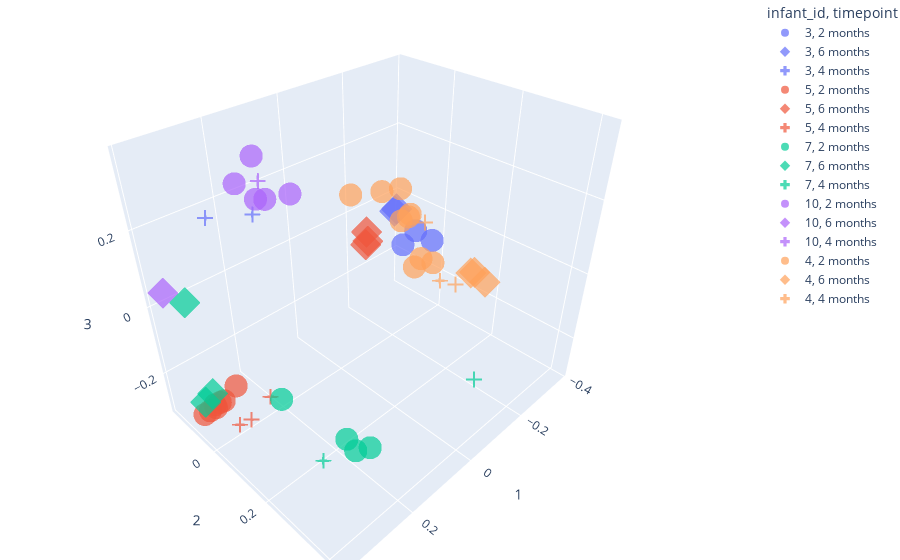

Notebook source saved alongside this figure:
### Markdown cell above
### Infant + timepoint clustering

### Code cell
fig = px.scatter_3d(pcoa_braycurtis_metadata_246_merged,
                    x=1,
                    y=2,
                    z=3,
                    color='infant_id',
                    symbol='timepoint',
                    symbol_map={
                    "2 months": "circle",
                    "4 months": "cross",
                    "6 months": "diamond"},
                    opacity=0.7)

fig.update_layout(margin=dict(l=0, r=0, b=0, t=0))
fig.show()

### Figure 1 — Plotly figure (JSON) as saved in the notebook; plotly's stock layout.template omitted (floating-point values rounded to 4 significant figures)
{"data": [{"hovertemplate": "infant_id=3<br>timepoint=2 months<br>1=%{x}<br>2=%{y}<br>3=%{z}<extra></extra>", "legendgroup": "3, 2 months", "marker": {"color": "#636efa", "opacity": 0.7, "symbol": "circle"}, "mode": "markers", "name": "3, 2 months", "scene": "scene", "showlegend": true, "type": "scatter3d", "x": [0.05686, 0.0979, 0.07062], "y": [0.3368, 0.3004, 0.3071], "z": [0.2516, 0.244, 0.2659]}, {"hovertemplate": "infant_id=3<br>timepoint=6 months<br>1=%{x}<br>2=%{y}<br>3=%{z}<extra></extra>", "legendgroup": "3, 6 months", "marker": {"color": "#636efa", "opacity": 0.7, "symbol": "diamond"}, "mode": "markers", "name": "3, 6 months", "scene": "scene", "showlegend": true, "type": "scatter3d", "x": [-0.2632, -0.3262], "y": [-0.05339, -0.1195], "z": [0.03761, -0.02044]}, {"hovertemplate": "infant_id=3<br>timepoint=4 months<br>1=%{x}<br>2=%{y}<br>3=%{z}<extra></extra>", "legendgroup": "3, 4 months", "marker": {"color": "#636efa", "opacity": 0.7, "symbol": "cross"}, "mode": "markers", "name": "3, 4 months", "scene": "scene", "showlegend": true, "type": "scatter3d", "x": [0.25, 0.2218], "y": [-0.1456, -0.003058], "z": [0.1818, 0.2365]}, {"hovertemplate": "infant_id=5<br>timepoint=2 months<br>1=%{x}<br>2=%{y}<br>3=%{z}<extra></extra>", "legendgroup": "5, 2 months", "marker": {"color": "#EF553B", "opacity": 0.7, "symbol": "circle"}, "mode": "markers", "name": "5, 2 months", "scene": "scene", "showlegend": true, "type": "scatter3d", "x": [0.3391, 0.3773, 0.3569, 0.3159, 0.3382, 0.2789, 0.3258], "y": [-0.08845, -0.07303, -0.08309, -0.0829, -0.08612, -0.07948, -0.08552], "z": [-0.2862, -0.2804, -0.2901, -0.2849, -0.2951, -0.2575, -0.2854]}, {"hovertemplate": "infant_id=5<br>timepoint=6 months<br>1=%{x}<br>2=%{y}<br>3=%{z}<extra></extra>", "legendgroup": "5, 6 months", "marker": {"color": "#EF553B", "opacity": 0.7, "symbol": "diamond"}, "mode": "markers", "name": "5, 6 months", "scene": "scene", "showlegend": true, "type": "scatter3d", "x": [-0.2592, -0.2582, -0.2486], "y": [-0.1645, -0.1588, -0.1574], "z": [-0.07951, -0.1074, -0.1144]}, {"hovertemplate": "infant_id=5<br>timepoint=4 months<br>1=%{x}<br>2=%{y}<br>3=%{z}<extra></extra>", "legendgroup": "5, 4 months", "marker": {"color": "#EF553B", "opacity": 0.7, "symbol": "cross"}, "mode": "markers", "name": "5, 4 months", "scene": "scene", "showlegend": true, "type": "scatter3d", "x": [0.2257, 0.2942, 0.3264], "y": [-0.01355, -0.003893, -0.005877], "z": [-0.2861, -0.3085, -0.3034]}, {"hovertemplate": "infant_id=7<br>timepoint=2 months<br>1=%{x}<br>2=%{y}<br>3=%{z}<extra></extra>", "legendgroup": "7, 2 months", "marker": {"color": "#00cc96", "opacity": 0.7, "symbol": "circle"}, "mode": "markers", "name": "7, 2 months", "scene": "scene", "showlegend": true, "type": "scatter3d", "x": [0.2471, 0.2383, 0.2798, 0.2402], "y": [0.3178, 0.3526, 0.1132, 0.2829], "z": [-0.1953, -0.1642, -0.1658, -0.1929]}, {"hovertemplate": "infant_id=7<br>timepoint=6 months<br>1=%{x}<br>2=%{y}<br>3=%{z}<extra></extra>", "legendgroup": "7, 6 months", "marker": {"color": "#00cc96", "opacity": 0.7, "symbol": "diamond"}, "mode": "markers", "name": "7, 6 months", "scene": "scene", "showlegend": true, "type": "scatter3d", "x": [0.3333, 0.3723, 0.3548], "y": [-0.1508, -0.06561, -0.0579], "z": [-0.008202, -0.2369, -0.2153]}, {"hovertemplate": "infant_id=7<br>timepoint=4 months<br>1=%{x}<br>2=%{y}<br>3=%{z}<extra></extra>", "legendgroup": "7, 4 months", "marker": {"color": "#00cc96", "opacity": 0.7, "symbol": "cross"}, "mode": "markers", "name": "7, 4 months", "scene": "scene", "showlegend": true, "type": "scatter3d", "x": [0.3002, -0.002833], "y": [0.2735, 0.4253], "z": [-0.2196, -0.08533]}, {"hovertemplate": "infant_id=10<br>timepoint=2 months<br>1=%{x}<br>2=%{y}<br>3=%{z}<extra></extra>", "legendgroup": "10, 2 months", "marker": {"color": "#ab63fa", "opacity": 0.7, "symbol": "circle"}, "mode": "markers", "name": "10, 2 months", "scene": "scene", "showlegend": true, "type": "scatter3d", "x": [0.2051, 0.2398, 0.2146, 0.2584, 0.244], "y": [0.1061, 0.07237, 0.005671, 0.002685, 0.04739], "z": [0.3183, 0.3073, 0.3663, 0.3216, 0.2995]}, {"hovertemplate": "infant_id=10<br>timepoint=6 months<br>1=%{x}<br>2=%{y}<br>3=%{z}<extra></extra>", "legendgroup": "10, 6 months", "marker": {"color": "#ab63fa", "opacity": 0.7, "symbol": "diamond"}, "mode": "markers", "name": "10, 6 months", "scene": "scene", "showlegend": true, "type": "scatter3d", "x": [0.3836], "y": [-0.1403], "z": [0.05081]}, {"hovertemplate": "infant_id=10<br>timepoint=4 months<br>1=%{x}<br>2=%{y}<br>3=%{z}<extra></extra>", "legendgroup": "10, 4 months", "marker": {"color": "#ab63fa", "opacity": 0.7, "symbol": "cross"}, "mode": "markers", "name": "10, 4 months", "scene": "scene", "showlegend": true, "type": "scatter3d", "x": [0.1974], "y": [-0.006352], "z": [0.3026]}, {"hovertemplate": "infant_id=4<br>timepoint=2 months<br>1=%{x}<br>2=%{y}<br>3=%{z}<extra></extra>", "legendgroup": "4, 2 months", "marker": {"color": "#FFA15A", "opacity": 0.7, "symbol": "circle"}, "mode": "markers", "name": "4, 2 months", "scene": "scene", "showlegend": true, "type": "scatter3d", "x": [-0.342, -0.3388, -0.364, -0.3698, -0.3817, -0.3774, -0.2496, -0.1765, -0.3698], "y": [-0.05151, -0.02517, -0.1343, -0.005731, -0.11, -0.1128, -0.09586, -0.1391, -0.1338], "z": [-0.186, -0.1431, 0.03092, -0.1627, -0.04909, -0.057, 0.07851, 0.07989, -0.07599]}, {"hovertemplate": "infant_id=4<br>timepoint=6 months<br>1=%{x}<br>2=%{y}<br>3=%{z}<extra></extra>", "legendgroup": "4, 6 months", "marker": {"color": "#FFA15A", "opacity": 0.7, "symbol": "diamond"}, "mode": "markers", "name": "4, 6 months", "scene": "scene", "showlegend": true, "type": "scatter3d", "x": [-0.3763, -0.3722, -0.3379], "y": [0.1255, 0.1412, 0.2008], "z": [-0.1376, -0.1261, -0.1113]}, {"hovertemplate": "infant_id=4<br>timepoint=4 months<br>1=%{x}<br>2=%{y}<br>3=%{z}<extra></extra>", "legendgroup": "4, 4 months", "marker": {"color": "#FFA15A", "opacity": 0.7, "symbol": "cross"}, "mode": "markers", "name": "4, 4 months", "scene": "scene", "showlegend": true, "type": "scatter3d", "x": [-0.2654, -0.2121, -0.2916], "y": [0.16, 0.1492, 0.0241], "z": [-0.1029, -0.0698, 0.01603]}], "layout": {"legend": {"title": {"text": "infant_id, timepoint"}, "tracegroupgap": 0}, "margin": {"b": 0, "l": 0, "r": 0, "t": 0}, "scene": {"domain": {"x": [0, 1], "y": [0, 1]}, "xaxis": {"title": {"text": "1"}}, "yaxis": {"title": {"text": "2"}}, "zaxis": {"title": {"text": "3"}}}}}
